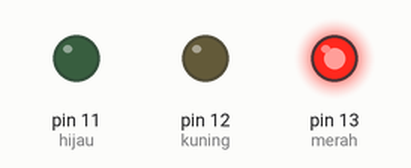
The sketch below on a simulated Arduino Uno, built with avr-gcc and run on an emulated ATmega328P. On the bench: output pins drawn as LEDs (lit = HIGH).

Above: at 2.5 s.
At 6.0 s:
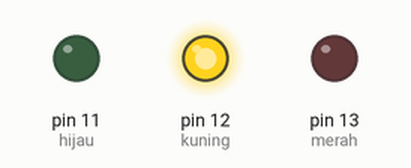
At 8.5 s:
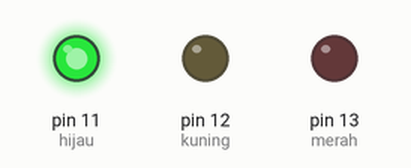
Timing chart, 0 to 13.0 s (numbered marks = the images above):
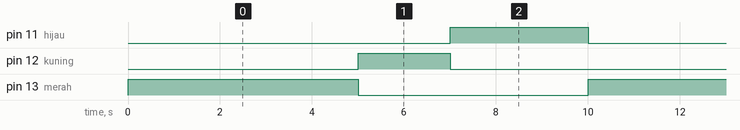

The sketch:

lampulalulintas.ino
```cpp
int merah = 13;
int kuning = 12;
int hijau = 11;

void setup() {
  pinMode(merah, OUTPUT);
  pinMode(kuning, OUTPUT);
  pinMode(hijau, OUTPUT);
}

void loop() {
  digitalWrite(merah, HIGH);
  delay(5000);
  digitalWrite(merah, LOW);
  digitalWrite(kuning, HIGH);
  delay(2000);
  digitalWrite(kuning, LOW);
  digitalWrite(hijau, HIGH);
  delay(3000);
  digitalWrite(hijau, LOW);
}
```

Measured:
- by itself, pin 11 (hijau): alternates HIGH for 3.0 s and LOW for 7.0 s
- by itself, pin 12 (kuning): alternates HIGH for 2.0 s and LOW for 8.0 s
- by itself, pin 13 (merah): alternates HIGH for 5.0 s and LOW for 5.0 s
